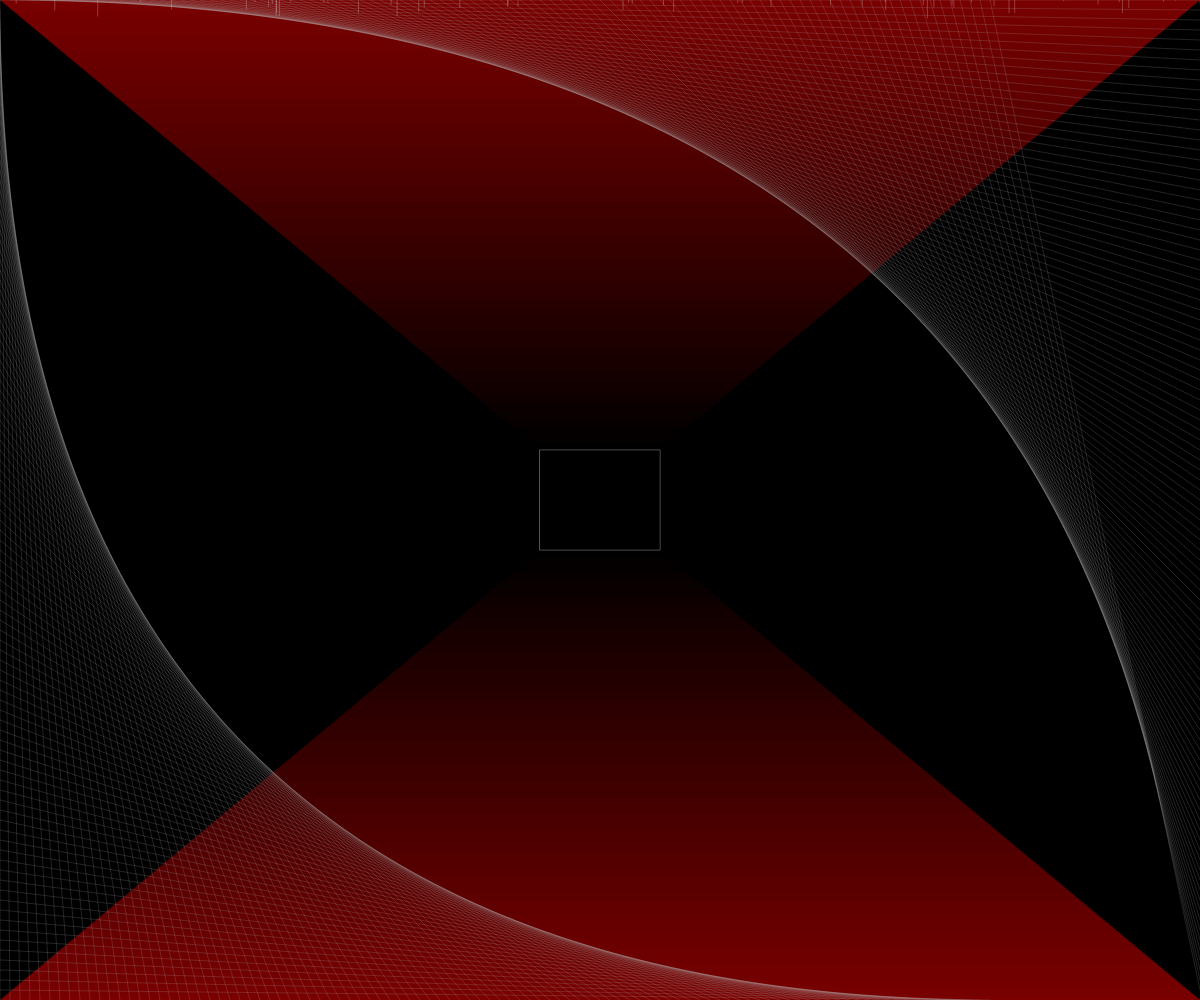
Frame 1 (no input)
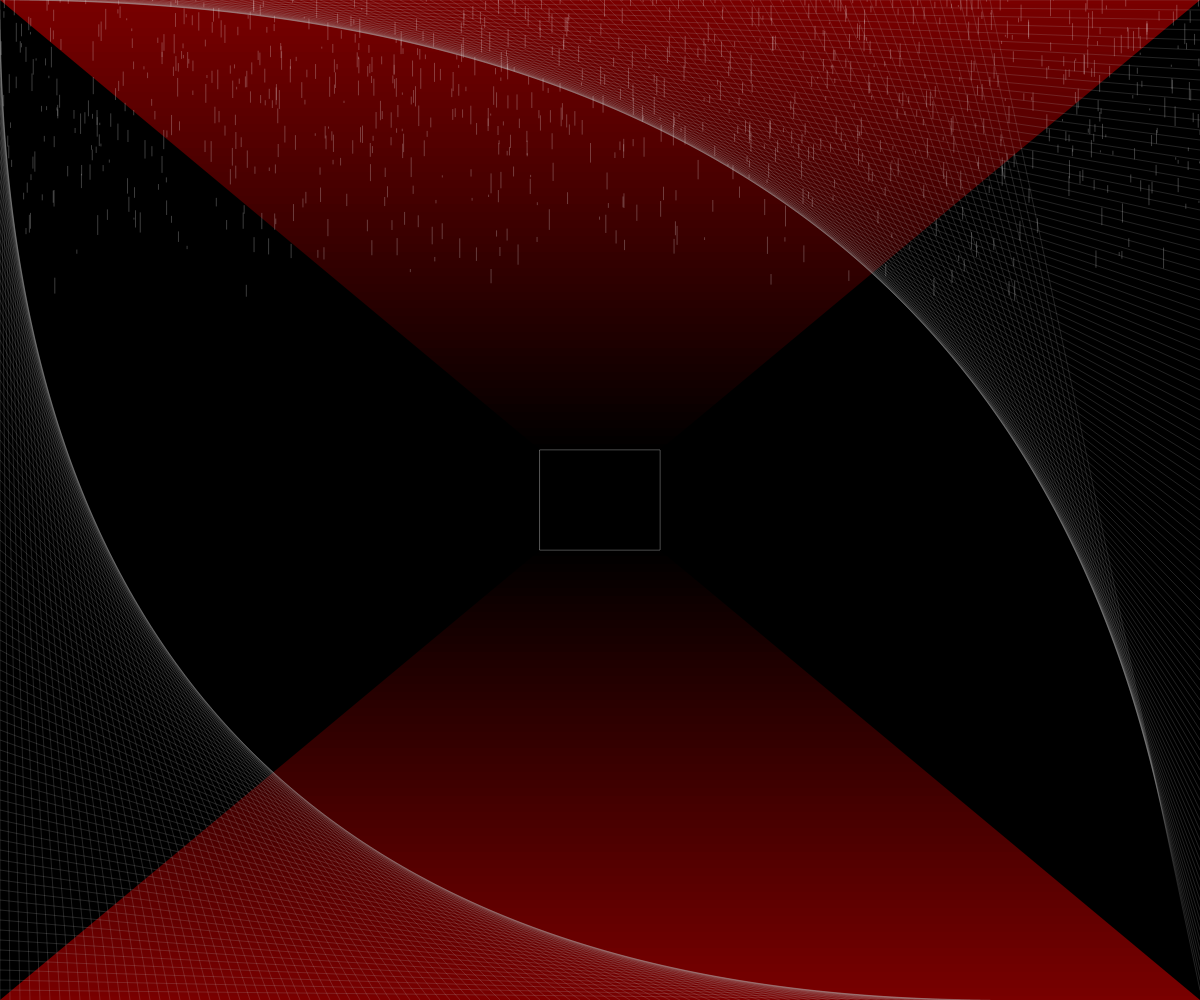
Frame 60 (no input)
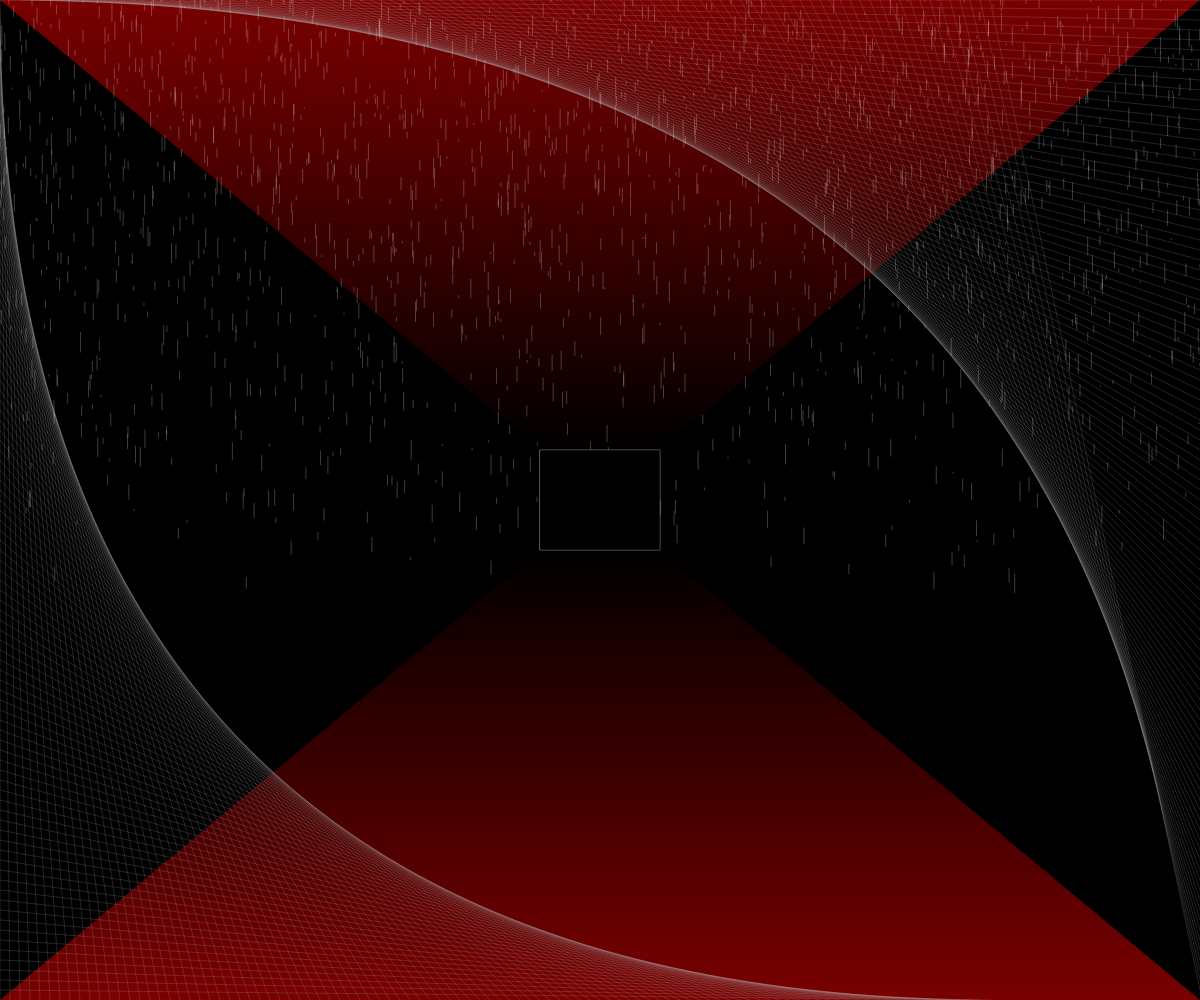
Frame 120 (the mouse pressed at the canvas centre since frame 60)

The p5.js sketch that drew these frames (run headless with seeded random() and noise() and a simulated clock; from frame 60 on, the mouse is pressed at the canvas centre):

// p5.js sketch
// ── sketch.js
let drops = [];
let y;

function setup() {

  createCanvas(windowWidth, windowHeight);
  rectMode(CENTER);
  
  for(let i = 0; i < 5000; i++){
    let d = new Drop();
    drops.push(d);
  }

}

function draw() {
  background(220);

  //circle(windowWidth-50, windowHeight-50, 10);

  //ground dimensions (not used)
  //quad(0, windowHeight, windowWidth, windowHeight, (11*windowWidth)/20, (11*windowHeight)/20, (9*windowWidth/20), (11*windowHeight)/20);
     
  gradients()
 
  wallBackground();
  
  centerSquare();
  
  gridCurves()
  
  for(let i = 0; i < drops.length; i++){
    drops[i].display();
    drops[i].move();
  }
  
  centerSquare();
  
}

class Drop{
  
  constructor(){
    this.x = random(windowWidth);
    this.y = random(-windowHeight, 0);
    
    this.yspeed = random(1, 5);
    
    this.l = random(1, 20);

    
  }
  
  display() {
    stroke(255, 255, 255, 60);
    strokeWeight(1);
    line(this.x, this.y, this.x, this.y + this.l);
  }
  
  move(){
    this.y = this.y + this.yspeed;
    
    if(this.y > height){
      this.y = -this.l;
    }
  }
}

function gradients(){
    //gradient floor
  for (let j = windowHeight; j > (11 * windowHeight) / 20; j -= 8) {
    
    fill((j - (11 * windowHeight) / 20) * 0.27, 0, 0);    
    noStroke();
    
    rect(0, j, windowWidth * 2, 8);
  }
  
  //gradient ceiling
  for (let j = 0; j < (9 * windowHeight) / 20; j += 8) {
    fill((((9 * windowHeight) / 20) - j) * 0.27, 0, 0);
    noStroke();
    rect(0, j, windowWidth * 2, 8);
  }
}

function wallBackground(){
    fill(0);
    quad(0, 0, 0, windowHeight, (9*windowWidth)/20, (11*windowHeight)/20, (9*windowWidth/20), (9*windowHeight)/20);
    quad(windowWidth, 0, windowWidth, windowHeight, (11*windowWidth)/20, (11*windowHeight)/20, (11*windowWidth/20), (9*windowHeight)/20);
}

function centerSquare(){
  stroke(255);
  strokeWeight(0.2);
  fill(0);
  rect(windowWidth/2, windowHeight/2, windowWidth/10, windowHeight/10);
}

function gridCurves(){
  i = 0;
  while(i < windowHeight){
    stroke(180);
    
    line(0, i, i, windowHeight);
    line(windowWidth, i, i, 0); 
    
    i+=10;
  }
}
  
